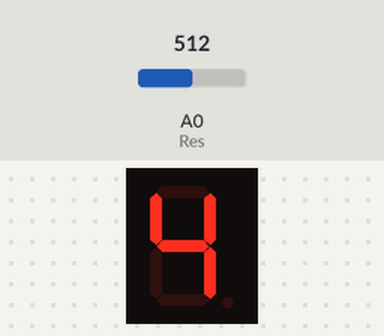
This sketch was run on a simulated Arduino Uno, built with avr-gcc and run on an emulated ATmega328P. On the bench: 1-digit seven-segment display. Wiring (inferred from the names in the program): 1-digit 7-segment display, segments lit when HIGH: segments pin 7, pin 8, pin 9, pin 10, pin 11, pin 12, pin 13. The test bench sets the inputs (shaded band); at power-on: A0 (Res) = 512. The segment pins are drawn as the display they are named for.

Above: at 1.2 s.
1.3 s: A0 (Res) set to 690
At 1.9 s:
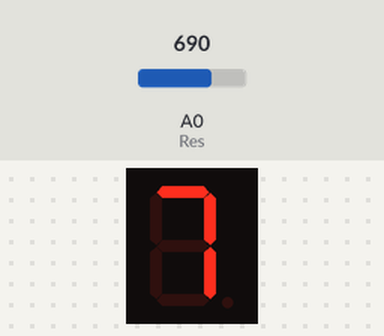
2.8 s: A0 (Res) set to 330
At 3.1 s:
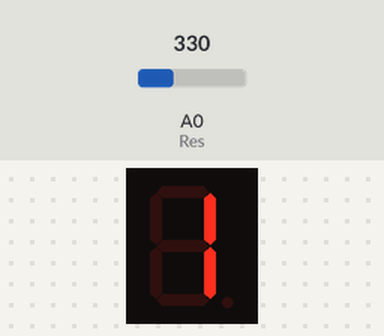
Timing chart, 0 to 5.8 s (numbered marks = the images above; inputs shaded):
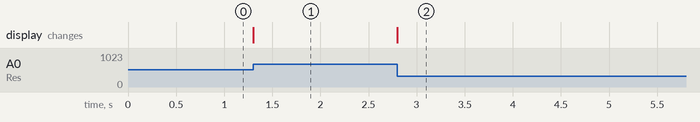

Measured:
- after the input at 1.3 s, the display: changes at once (image 1)
- after the input at 2.8 s, the display: changes at once (image 2)

The sketch:

7_Segment.ino
```cpp
#define A 7
#define B 8
#define C 9
#define D 10
#define E 11
#define F 12
#define G 13
#define DP 14
#define Res A0
int number = 0;

void setup() {
  // put your setup code here, to run once:
  pinMode(A, OUTPUT);
  pinMode(B, OUTPUT);
  pinMode(C, OUTPUT);
  pinMode(D, OUTPUT);
  pinMode(E, OUTPUT);
  pinMode(F, OUTPUT);
  pinMode(G, OUTPUT);
  pinMode(Res, INPUT);
}

void loop() {
  // put your main code here, to run repeatedly:
  int a = analogRead(Res);
    if(a <= 340)
  {
    digitalWrite(A, LOW);digitalWrite(B, HIGH);digitalWrite(C, HIGH);digitalWrite(D, LOW);digitalWrite(E, LOW);digitalWrite(F, LOW);digitalWrite(G, LOW);
  }else if(a <= 680)
  {
    digitalWrite(A, LOW);digitalWrite(B, HIGH);digitalWrite(C, HIGH);digitalWrite(D, LOW);digitalWrite(E, LOW);digitalWrite(F, HIGH);digitalWrite(G, HIGH);
  }else
  {
    digitalWrite(A, HIGH);digitalWrite(B, HIGH);digitalWrite(C, HIGH);digitalWrite(D, LOW);digitalWrite(E, LOW);digitalWrite(F, LOW);digitalWrite(G, LOW);
  }
}
```
